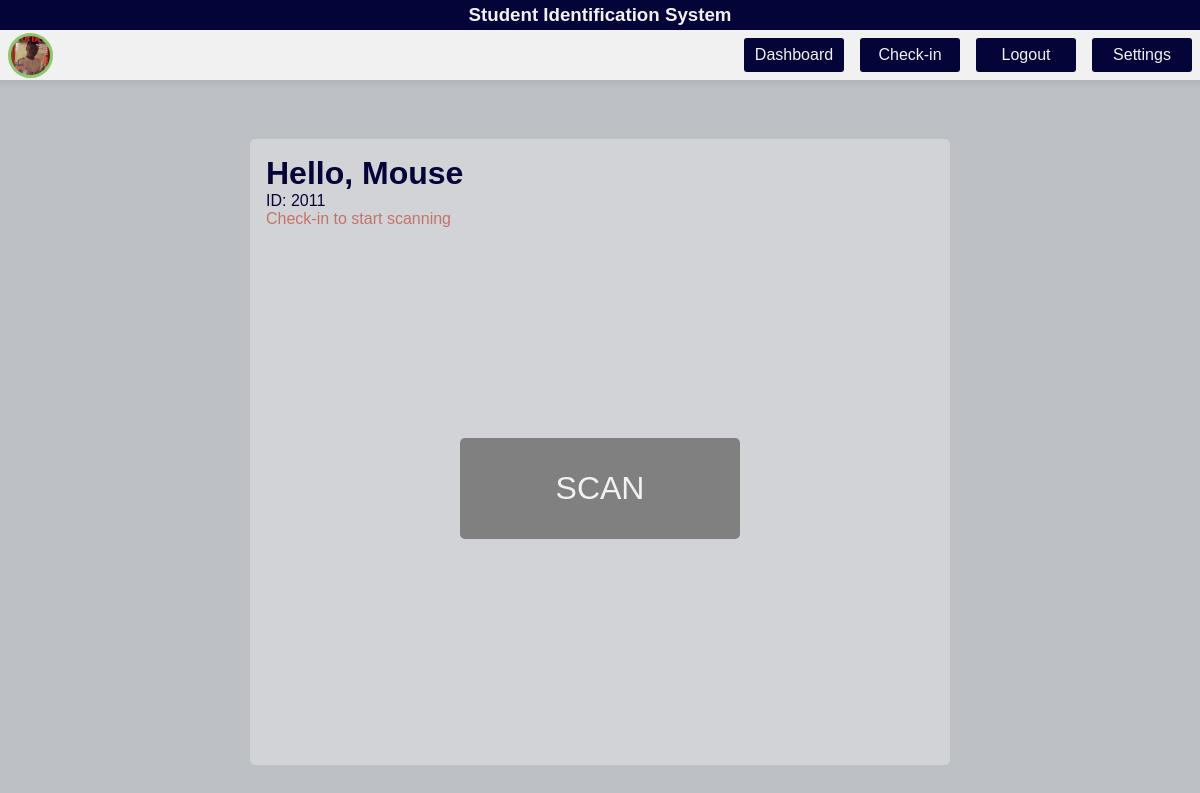
Page /user/guard/dashboard.php (signed in) on the earlier database version.
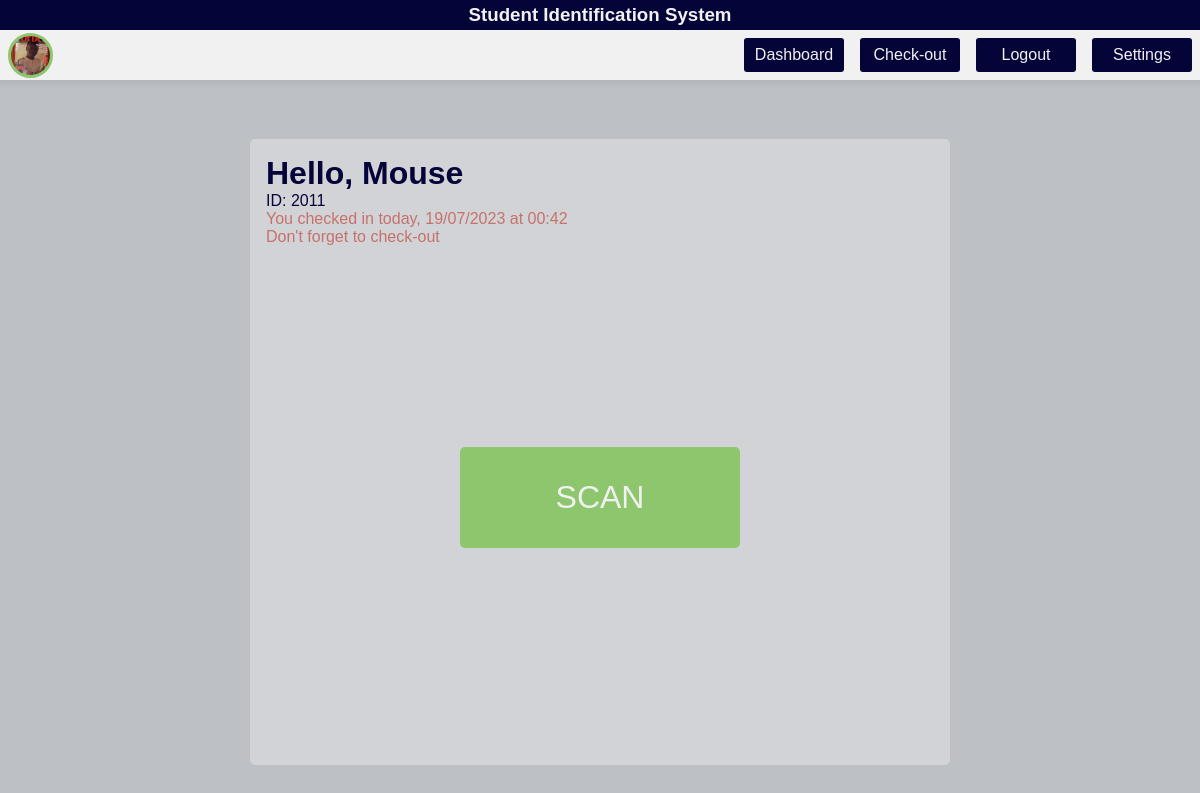
Same page on the later database version.
### tables this page shows
CREATE TABLE `logs` (
  `log_id` int(11) NOT NULL,
  `date` varchar(50) NOT NULL,
  `checkin` varchar(50) NOT NULL,
  `checkout` varchar(50) NOT NULL,
  `guard_id` varchar(50) NOT NULL
);

### user/guard/dashboard.php (the view, shortened to what this page needs)
<!DOCTYPE html>
<html lang="en">
<head>
    <link rel="stylesheet" href="../../styles/styles.min.css">
</head>
<body>
    <?php require('./navbar.php'); ?>
    <main id="guard_dashboard">
        <div class="container">
            <div>
                <h1>Hello, <?php echo $guard['name']; ?></h1>
                <p class="id">ID: <?php echo $guard['guard_id']; ?></p>
                    <?php if($checkedIn == 0){ ?>
                        <p class="reminder">Check-in to start scanning</p>
                    <?php } else { ?>
                        <p class="reminder">You checked in today, <?php echo $log['date']; ?> at <?php echo $log['checkin']; ?></p>
                        <p class="reminder">Don't forget to check-out</p>
                    <?php } ?>
                <div>
                    <button id="scanBtn" <?php if($checkedIn == 0){ echo "disabled style='background-color: gray;'"; } ?>>SCAN</button>
                </div>
            </div>
        </div>
    </main>
</body>
</html>

### user/guard/navbar.php (shortened to what this page needs)
<?php
    require_once('../../env/db.php');
    $today_date = date('d/m/Y');
    $guard_id = $_SESSION['guard_id'];
    $query = "SELECT log_id, `date`, checkin, checkout FROM logs WHERE `date`='$today_date' AND `guard_id`='$guard_id'";
    $queryLog = mysqli_query($db,$query);
    $log = mysqli_fetch_assoc($queryLog);
    $checkedIn = mysqli_num_rows($queryLog);
    $query = "SELECT * FROM guards WHERE `guard_id`='$guard_id'";
    $fetchGuard = mysqli_query($db,$query);
    $guard = mysqli_fetch_assoc($fetchGuard);
?>
<nav>
    <div>
        <div class="container">
            <h3>Student Identification System</h3>
        </div>
    </div>
    <div>
        <div class="container">
            <span id="profile_picture">
                <img src="../../store/guards_photos/<?php echo $guard['profile_picture']; ?>" alt="guard profile picture">
            </span>
            <ul>
                <li><a href="./dashboard.php">Dashboard</a></li>
                <li>
                    <?php if($checkedIn == 0){ ?>
                        <form action="../../process/logs.php" method="POST">
                            <button type="submit" name="checkinBtn">Check-in</button>
                        </form>
                    <?php } else { ?>
                        <form action="../../process/logs.php" method="POST">
                            <button type="submit" name="checkoutBtn">Check-out</button>
                        </form>
                    <?php } ?>
                </li>
                <li><a href="../../process/logout.php?guard">Logout</a></li>
                <li><a href="./settings.php">Settings</a></li>
            </ul>
        </div>
    </div>
</nav>

Differences in the rows shown:
added logs: date "19/07/2023", checkin "00:42"
Other differences:
text no longer shown: "Check-in Check-in to start scanning"
text now shown: "Check-out You checked in today, at Don't forget to check-out"
